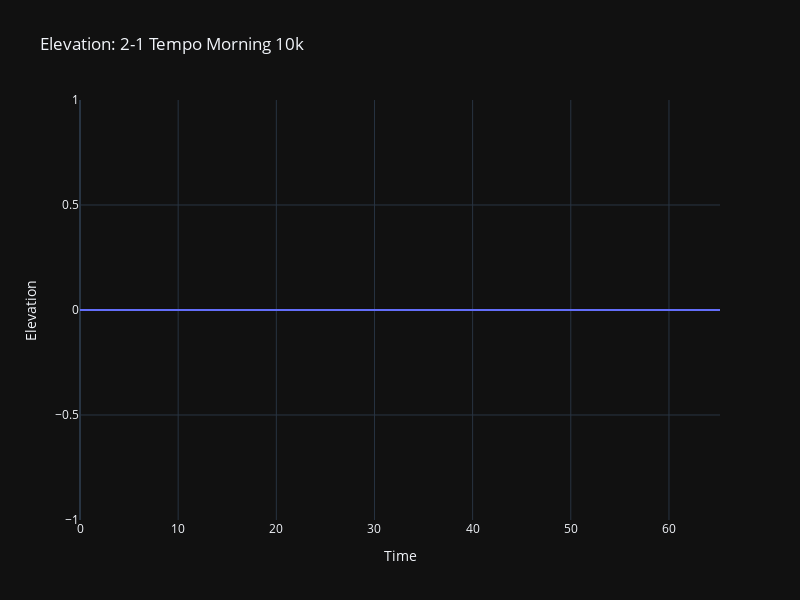

Notebook cell for this chart:
### Markdown cell above
### Elevation

### Code cell
data = numericPlot('Elevation', elevation)
fig = px.line(data, x='Time', y='Elevation', title=f'Elevation: {name}')
fig.update_layout(autosize=False, width=800, height=600)
fig.show()

### Figure 1 — Plotly figure (JSON) as saved in the notebook; plotly's stock layout.template omitted (floating-point values rounded to 4 significant figures; data arrays with more than 128 entries replaced by an {"elided": "..."} marker saying what was removed)
{"data": [{"hovertemplate": "Time=%{x}<br>Elevation=%{y}<extra></extra>", "legendgroup": "", "line": {"color": "#636efa", "dash": "solid"}, "marker": {"symbol": "circle"}, "mode": "lines", "name": "", "orientation": "v", "showlegend": false, "x": {"elided": "785 float values"}, "xaxis": "x", "y": {"elided": "785 int values"}, "yaxis": "y", "type": "scatter"}], "layout": {"xaxis": {"anchor": "y", "domain": [0.0, 1.0], "title": {"text": "Time"}}, "yaxis": {"anchor": "x", "domain": [0.0, 1.0], "title": {"text": "Elevation"}}, "legend": {"tracegroupgap": 0}, "title": {"text": "Elevation: 2-1 Tempo Morning 10k"}, "autosize": false, "width": 800, "height": 600}}
